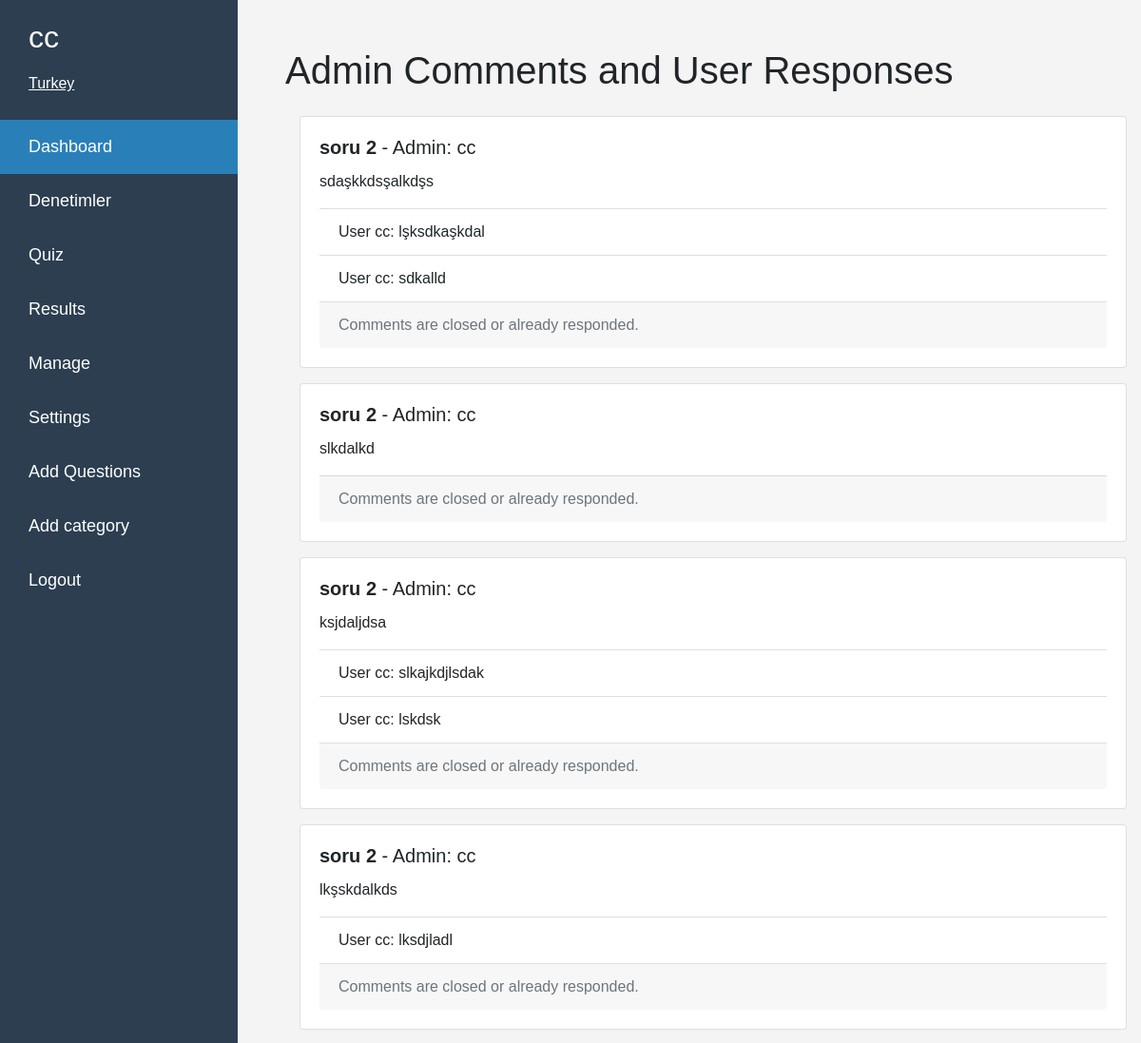
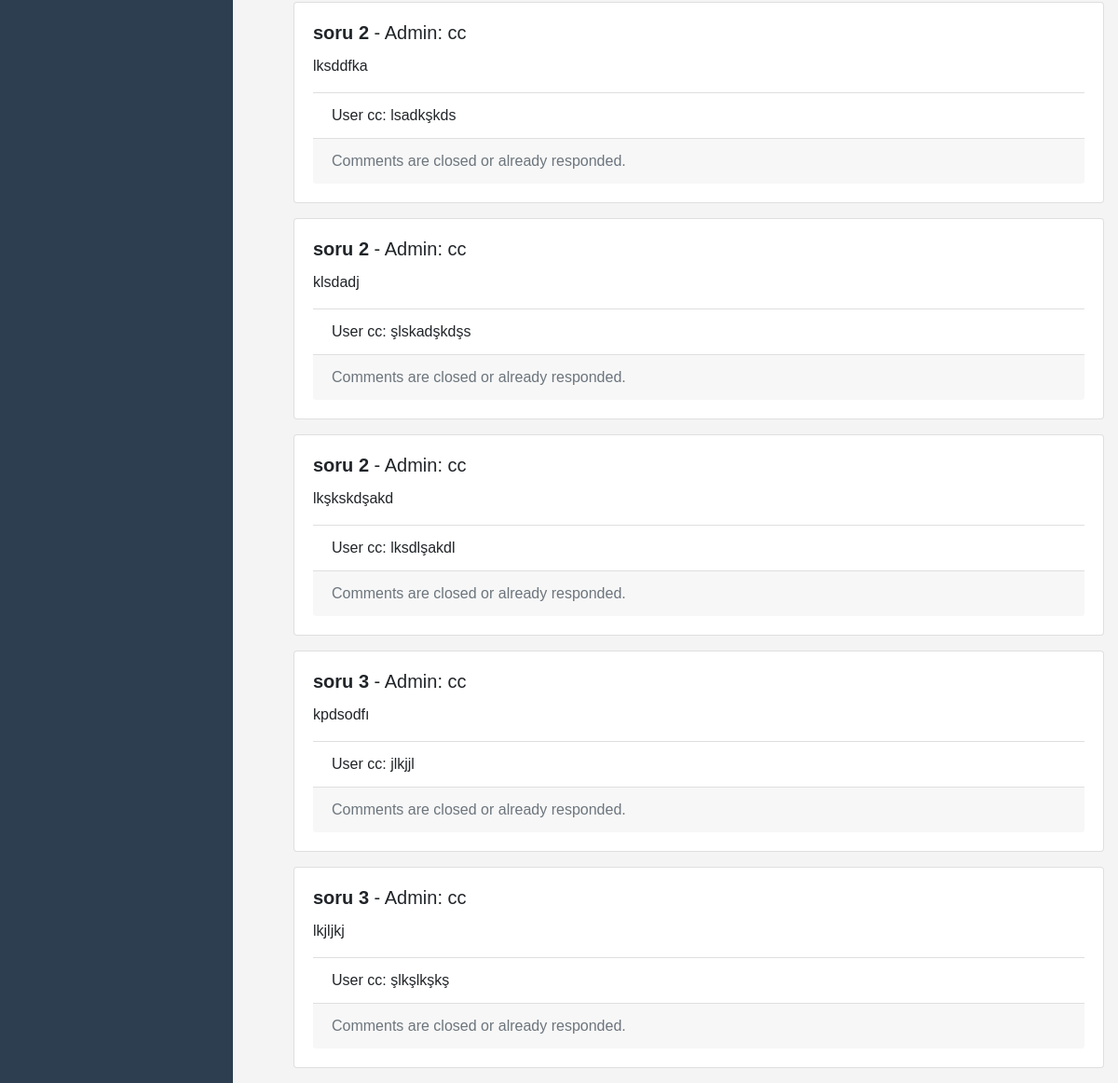
Screenshot of /denetim/ (signed in) with the database file from the repository (2 pictures, top to bottom).
### quiz/models.py (models this page shows, shortened)
class AdminComment(models.Model):
    result = models.ForeignKey(Result, on_delete=models.CASCADE)  # İlgili sonuç
    admin = models.ForeignKey(User, on_delete=models.CASCADE)  # Yorumu yapan admin
    comment = models.TextField()  # Yorum metni

class Result(models.Model):
    user = models.ForeignKey(User, on_delete=models.CASCADE)  # Sonucu olan kullanıcı
    question = models.ForeignKey(Question, on_delete=models.CASCADE)  # İlgili soru
    answer = models.CharField(max_length=3, choices=Question.BOOLEAN_CHOICES)  # Kullanıcının verdiği cevap
    is_correct = models.BooleanField(default=False)  # Cevabın doğruluğu
    difficulty = models.CharField(max_length=10, choices=Question.DIFFICULTY_CHOICES)  # Sorunun zorluk seviyesi
    comments_allowed = models.BooleanField(default=True)  # Yorum yapılmasına izin verilip verilmediği

class Question(models.Model):
    DIFFICULTY_CHOICES = (
        ('low', 'Low'),  # Zorluk seçenekleri
        ('medium', 'Medium'),
        ('hard', 'Hard'),
    )
    BOOLEAN_CHOICES = (
        ('yes', 'Yes'),  # Evet/Hayır seçenekleri
        ('no', 'No'),
    )
    content = models.TextField()  # Soru içeriği
    image = models.ImageField(upload_to='question_images/', null=True, blank=True)  # Soru için resim (opsiyonel)
    correct_answer = models.CharField(max_length=3, choices=BOOLEAN_CHOICES)  # Doğru cevap
    difficulty = models.CharField(max_length=10, choices=DIFFICULTY_CHOICES)  # Zorluk seviyesi
    creator = models.ForeignKey(User, on_delete=models.CASCADE)  # Soruyu oluşturan kullanıcı
    category = models.ForeignKey(Category, on_delete=models.CASCADE)  # Sorunun kategorisi
    topic = models.ForeignKey(Topic, on_delete=models.CASCADE)  # Sorunun konusu
    exam = models.ForeignKey(Exam, on_delete=models.CASCADE)  # Sorunun ait olduğu sınav

class UserResponse(models.Model):
    comment = models.ForeignKey(AdminComment, on_delete=models.CASCADE)  # İlgili yönetici yorumu
    response = models.TextField()  # Kullanıcının yanıtı
    user = models.ForeignKey(User, on_delete=models.CASCADE)  # Yanıtı veren kullanıcı

### quiz/views.py (the view, shortened to what this page needs)
# urls.py: path('denetim/', views.denetim_view, name='denetim'),
def denetim_view(request):
    admin_comments = AdminComment.objects.select_related('result').annotate(
        has_responded=Exists(UserResponse.objects.filter(comment=OuterRef('pk'), user=request.user))
    ).all()
    return render(request, 'denetim.html', {'comments': admin_comments})

### quiz/templates/denetim.html
{% extends "layout.html" %}
{% block content %}
<h1 class="mb-4">Admin Comments and User Responses</h1>
<div class="container">
    {% for comment in comments %}
    <div class="card mb-3">
        <div class="card-body">
            <h5 class="card-title">
                <strong>{{ comment.result.question.content }}</strong> - Admin: {{ comment.admin.username }}
            </h5>
            <p class="card-text">{{ comment.comment }}</p>
            <ul class="list-group list-group-flush">
                {% for response in comment.userresponse_set.all %}
                <li class="list-group-item">User {{ response.user.username }}: {{ response.response }}</li>
                {% endfor %}
            </ul>
            {% if comment.result.comments_allowed and not comment.has_responded %}
            <div class="card-footer">
                <form method="post" class="d-flex">
                    {% csrf_token %}
                    <input type="hidden" name="comment_id" value="{{ comment.id }}">
                    <input type="text" class="form-control mr-2" name="response" placeholder="Respond here...">
                    <button type="submit" class="btn btn-primary">Respond</button>
                </form>
            </div>
            {% else %}
            <div class="card-footer text-muted">
                Comments are closed or already responded.
            </div>
            {% endif %}
        </div>
    </div>
    {% endfor %}
</div>
{% endblock %}

### templates/partials/_navbar.html (shortened to what this page needs)
<div class="sidebar">
    <div class="profile-info">
        <h2>{{user.username}}</h2>
        <p>Turkey</p>
    </div>
    <a href="{% url 'dashboard' %}" class="active">Dashboard</a>
    <a href="{% url 'denetim' %}">Denetimler</a>
    <a href="{% url 'select_category' %}">Quiz</a>
    <a href="{% url 'result_page' %}">Results</a>
    {% if user.is_staff %}
        <a href="#">Manage</a>
        <a href="{% url 'settings' %}">Settings</a>
        <a href="{% url 'add_question' %}">Add Questions</a>
        <a href="{% url 'add_category' %}">Add category</a>
    {% endif %}
    <a href="{% url 'logout' %}">Logout</a>
</div>

### templates/partials/_navbar.html (style rules this page uses)
body { font-family: 'Arial', sans-serif; margin: 0; padding: 0; background-color: #f4f4f4; }
.sidebar { height: 100%; width: 250px; position: absolute; z-index: 1; top: 0; left: 0; background-color: #2c3e50; overflow-x: hidden; padding-top: 20px; }
.sidebar a { padding: 15px 10px 15px 30px; text-decoration: none; font-size: 18px; color: white; display: block; }
.sidebar a.active { background-color: #2980b9; }
.profile-info p { color: white; padding: 0 0 10px 30px; text-decoration: underline; }
.profile-info h2 { color: white; padding: 0 0 10px 30px; }

### rows the page displays
AdminComment: result.question.content "soru 2", admin.username "cc", comment "sdaşkkdsşalkdşs", shows "Comments are closed or already responded."
UserResponse: user.username "cc", response "lşksdkaşkdal"
UserResponse: user.username "cc", response "sdkalld"
AdminComment: result.question.content "soru 2", admin.username "cc", comment "slkdalkd", shows "Comments are closed or already responded."
AdminComment: result.question.content "soru 2", admin.username "cc", comment "ksjdaljdsa", shows "Comments are closed or already responded."
UserResponse: user.username "cc", response "slkajkdjlsdak"
UserResponse: user.username "cc", response "lskdsk"
AdminComment: result.question.content "soru 2", admin.username "cc", comment "lkşskdalkds", shows "Comments are closed or already responded."
UserResponse: user.username "cc", response "lksdjladl"
AdminComment: result.question.content "soru 2", admin.username "cc", comment "lksddfka", shows "Comments are closed or already responded."
UserResponse: user.username "cc", response "lsadkşkds"
AdminComment: result.question.content "soru 2", admin.username "cc", comment "klsdadj", shows "Comments are closed or already responded."
UserResponse: user.username "cc", response "şlskadşkdşs"
AdminComment: result.question.content "soru 2", admin.username "cc", comment "lkşkskdşakd", shows "Comments are closed or already responded."
UserResponse: user.username "cc", response "lksdlşakdl"
AdminComment: result.question.content "soru 3", admin.username "cc", comment "kpdsodfı", shows "Comments are closed or already responded."
UserResponse: user.username "cc", response "jlkjjl"
AdminComment: result.question.content "soru 3", admin.username "cc", comment "lkjljkj", shows "Comments are closed or already responded."
UserResponse: user.username "cc", response "şlkşlkşkş"

### other values shown
{{ user.username }} "cc"
